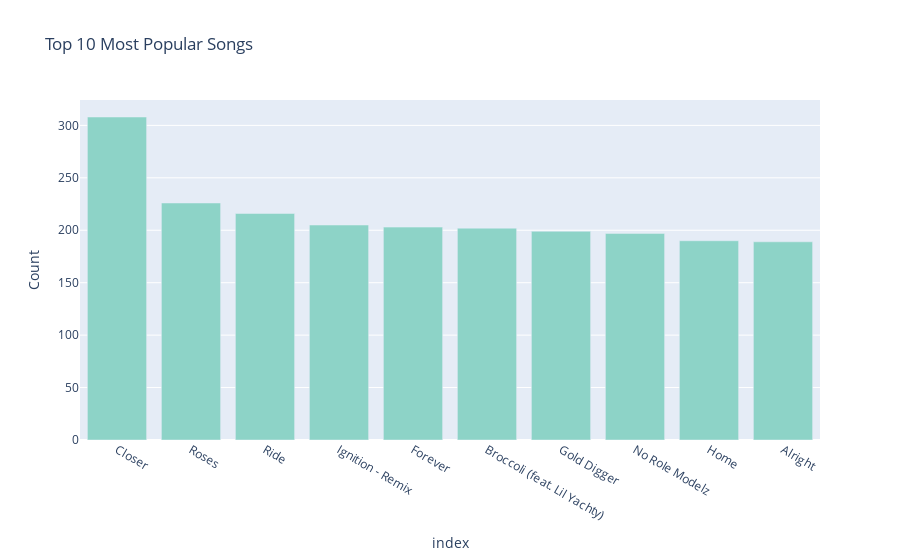

The code cell stored with this chart in its notebook:
### Code cell
# create a bar chart of the top 10 most popular songs with color palette
#colors = px.colors.qualitative.Dark24
fig = px.bar(top_10_songs, x=top_10_songs.index, y=top_10_songs.values, labels={'x': 'Song', 'y': 'Count'}, title='Top 10 Most Popular Songs', color_discrete_sequence=px.colors.qualitative.Set3)

# show the chart
fig.show()

### Figure 1 — Plotly figure (JSON) as saved in the notebook; plotly's stock layout.template omitted (floating-point values rounded to 4 significant figures)
{"data": [{"alignmentgroup": "True", "hovertemplate": "index=%{x}<br>Count=%{y}<extra></extra>", "legendgroup": "", "marker": {"color": "rgb(141,211,199)", "pattern": {"shape": ""}}, "name": "", "offsetgroup": "", "orientation": "v", "showlegend": false, "textposition": "auto", "type": "bar", "x": ["Closer", "Roses", "Ride", "Ignition - Remix", "Forever", "Broccoli (feat. Lil Yachty)", "Gold Digger", "No Role Modelz", "Home", "Alright"], "xaxis": "x", "y": [308, 226, 216, 205, 203, 202, 199, 197, 190, 189], "yaxis": "y"}], "layout": {"barmode": "relative", "legend": {"tracegroupgap": 0}, "title": {"text": "Top 10 Most Popular Songs"}, "xaxis": {"anchor": "y", "domain": [0, 1], "title": {"text": "index"}}, "yaxis": {"anchor": "x", "domain": [0, 1], "title": {"text": "Count"}}}}
